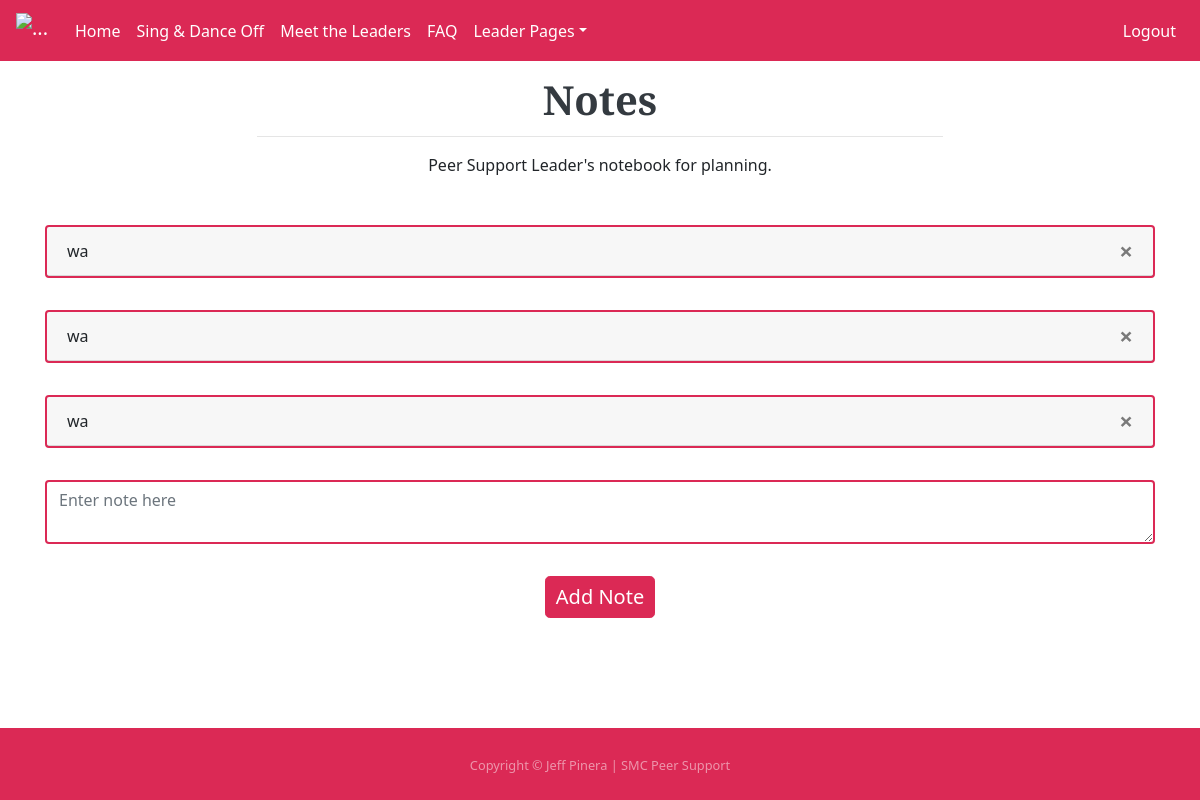
/notes (signed in), run on an earlier commit of the app's database.
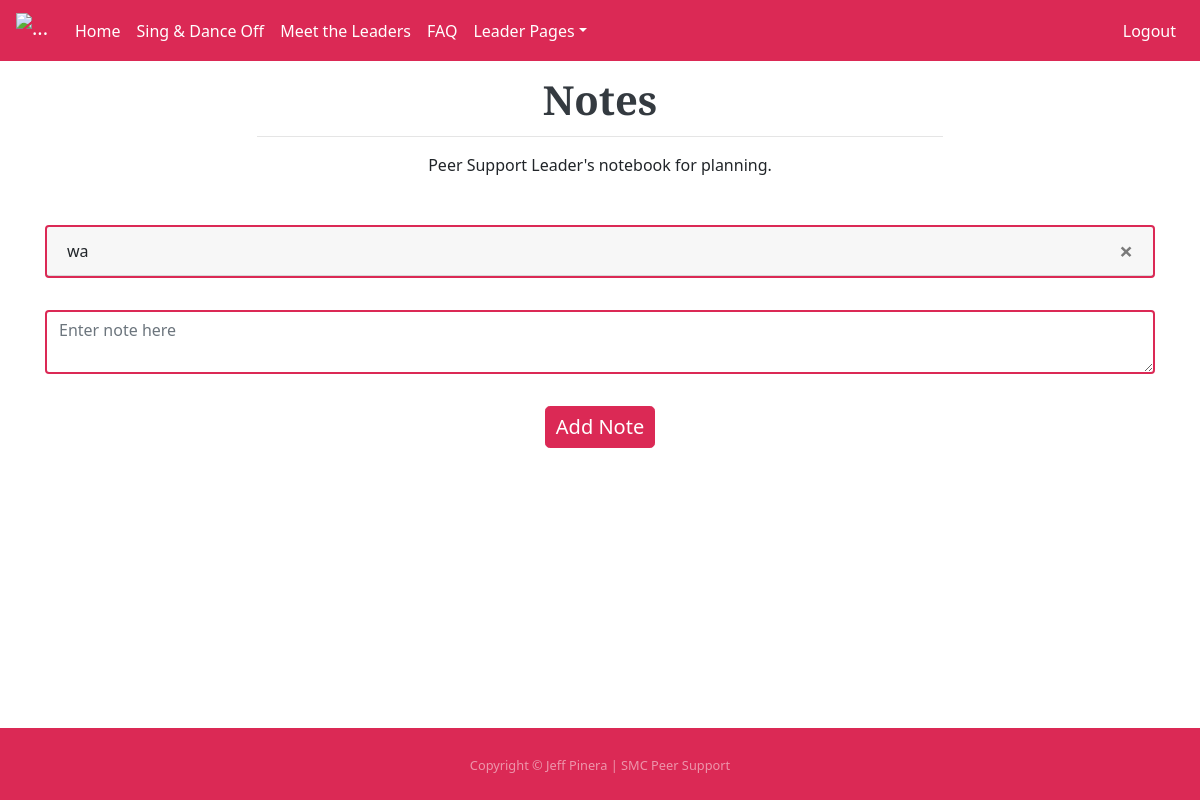
And on a later commit of the database.
### website/models.py (models this page shows)
class Note(db.Model):
    id = db.Column(db.Integer, primary_key=True) #Database ID number
    data = db.Column(db.String(10000)) #Inputted data
    date = db.Column(db.DateTime(timezone=True), default=func.now()) #Date of submit
    user_id = db.Column(db.Integer, db.ForeignKey('user.id')) #User ID number

### website/views.py (the view, shortened to what this page needs)
@views.route("/notes", methods=['GET', 'POST'])
@login_required
def notes():
    return render_template("notes.html", user=current_user)

### website/__init__.py (called while the page is built)
def create_app():
    app = Flask(__name__)
    app.config['SECRET_KEY'] = 'd5DrWBqQS1OmC6XE'
    app.config['SQLALCHEMY_DATABASE_URI'] = f'sqlite:///{DB_NAME}'
    db.init_app(app)
    from .views import views
    from .auth import auth
    app.register_blueprint(views, url_prefix='/')
    app.register_blueprint(auth, url_prefix='/')
    from .models import User, Note, Faq
    with app.app_context():
        db.create_all()
        print("Created database!")
    login_manager = LoginManager()
    login_manager.login_view = 'auth.login'
    login_manager.init_app(app)
    @login_manager.user_loader
    def load_user(id):
        return User.query.get(int(id))
    return app

### website/templates/notes.html (shortened to what this page needs)
{% extends "template.html" %}
{% block content %}
<section>
    <div class="container px-4 px-lg-5 h-100 navspace">
        <div class="row gx-4 gx-lg-5 h-100 align-items-center justify-content-center text-center">
            <div class="col-lg-8 align-self-end">
                <h1 class="text-dark font-weight-bold headingsfont">Notes</h1>
                <hr class="divider" />
                <p class="text-white-75 mb-5">Peer Support Leader's notebook for planning.</p>
            </div>
        </div>
    </div>
</section>
<section class="container">
    <ul class="list-group list-group-flush" id="notes">
        {% for note in user.notes %}
        <div class="card noteborder">
            <div class="card-header d-flex justify-content-between align-items-center">
                <div class="card-text">{{ note.data }}</div>
                <button type="button" class="close" onClick="deleteNote({{ note.id }})">
                    <span aria-hidden="true">&times;</span>
                </button>
            </div>
        </div>
        <div class="spacer"></div>
        {% endfor %}
    </ul>
    <div>
        <form method="POST">
            <textarea name="note" id="note" class="form-control noteborder" placeholder="Enter note here"></textarea>
            <div class="spacer"></div>
            <div class="buttoncenter">
                <button type="submit" class="btn btn-primary btn-lg buttoncolour headingsfont">Add Note</button>
            </div>
        </form>
    </div>
</section>
<div class="spacer"></div>
{% endblock %}

### website/templates/template.html (shortened to what this page needs)
<!DOCTYPE html>
<html lang="en">
<head>
  <link rel="stylesheet" href="https://cdn.jsdelivr.net/npm/bootstrap@4.4.1/dist/css/bootstrap.min.css"
>
  <link rel="stylesheet" type="text/css" href="static/css/styles.css">
</head>
<body>
  <nav class="navbar navbar-expand-md navcolour stickbars">
    <a class="navbar-brand" href="/home">
      <img class="d-inline-block align-top" width="35px" height="35px" src="static/assets/img/heartlogowhite.png"
        alt="..."></a>
    <div class="collapse navbar-collapse" id="collapsibleNavbar">
      <ul class="navbar-nav mr-auto">
        {% if user.is_authenticated %}
        <li id="link-home" class="nav-item">
          <a class="nav-link headingsfont" href="/home">Home</a>
        </li>
        <li id="link-sdo" class="nav-item">
          <a class="nav-link headingsfont" href="/singdanceoff">Sing & Dance Off</a>
        </li>
        <li id="link-mtl" class="nav-item">
          <a class="nav-link headingsfont" href="/leaders">Meet the Leaders</a>
        </li>
        <li id="link-faq" class="nav-item">
          <a class="nav-link headingsfont" href="/faq">FAQ</a>
        </li>
        <li id="link-lead" class="nav-item dropdown">
          <a class="nav-link headingsfont dropdown-toggle">Leader Pages</a>
        </li>
      </ul>
      <ul class="navbar-nav">
        <li class="nav-item">
          <a class="nav-link headingsfont" href="/logout">Logout</a>
        </li>
      {% endif %}
    </div>
  </nav>
  <div class="flexit">
    {% block content %}
    {% endblock %}
  </div>
  <footer id="sticky-footer" class="flex-shrink-0 py-4 text-white-50 navcolour">
    <div class="container text-center">
      <small>Copyright <span>&copy;</span> Jeff Pinera | SMC Peer Support</small>
    </div>
  </footer>
</body>
</html>

### website/static/css/styles.css (style rules this page uses)
body { margin: 0; padding: 0; display: flex; flex-direction: column; min-height: 100vh; font-family: "Segoe UI"; background-image: url("../assets/img/tiles.jpg"); background-repeat: no-repeat; background-attachment: scroll; background-position: center center; background-size: cover; }
.spacer { padding: 1rem; }
.navcolour { background-color: #DB2955; }
a:not(.dropdown-item) { color: white; }
.headingsfont { margin-top: 0; font-family: "Merriweather Sans", "Segoe UI"; font-weight: 500; line-height: 1; }
.buttoncolour { border-color: #DB2955; background-color: #DB2955; padding: 10px; }
.stickbars { position: fixed; top: 0; width: 100%; z-index: 10; }
.navspace { padding-top: 5rem; }
.flexit { flex: 1; }
.noteborder { border-color: #DB2955; border-width: 2px; }
.buttoncenter { text-align: center; }

What changed in the data, as far as the page shows it:
removed Note: data "wa"
removed Note: data "wa"
